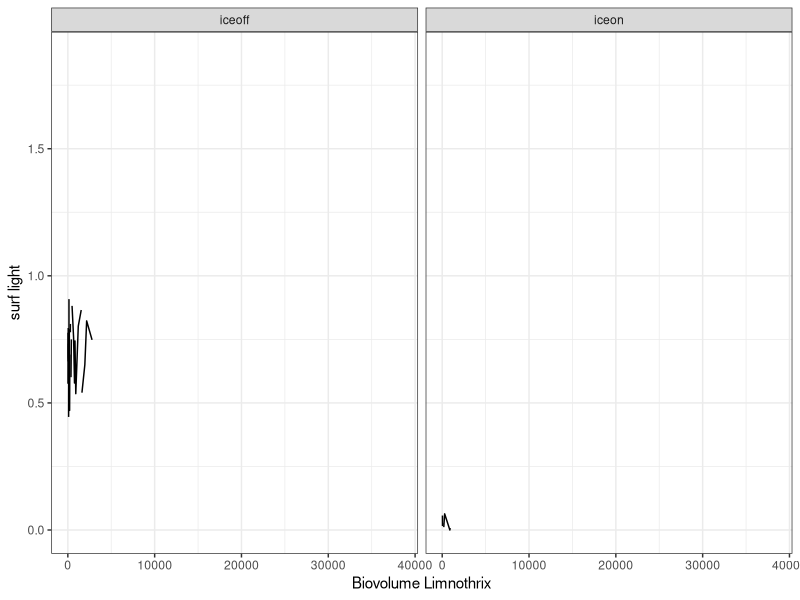
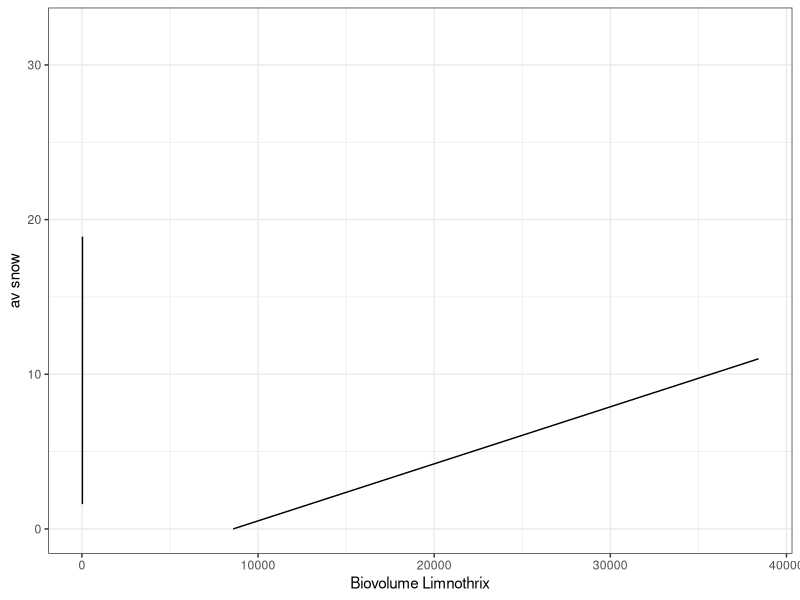
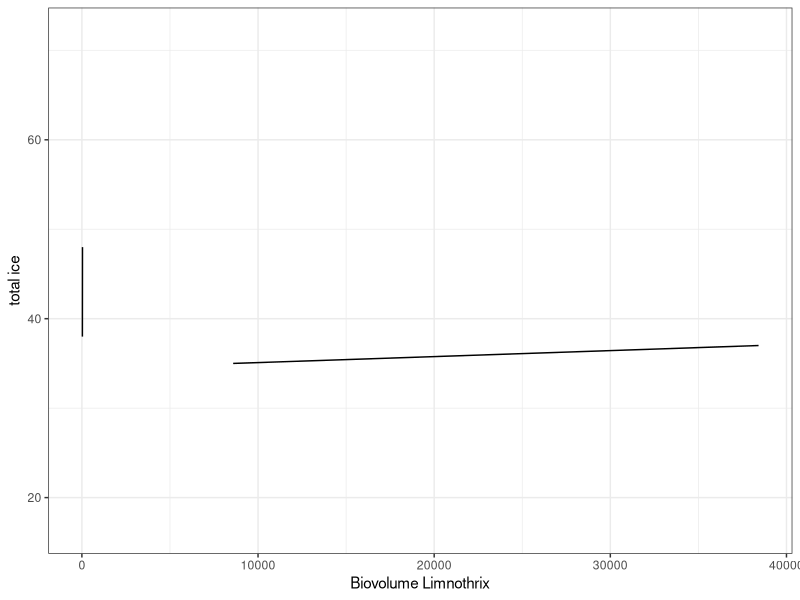
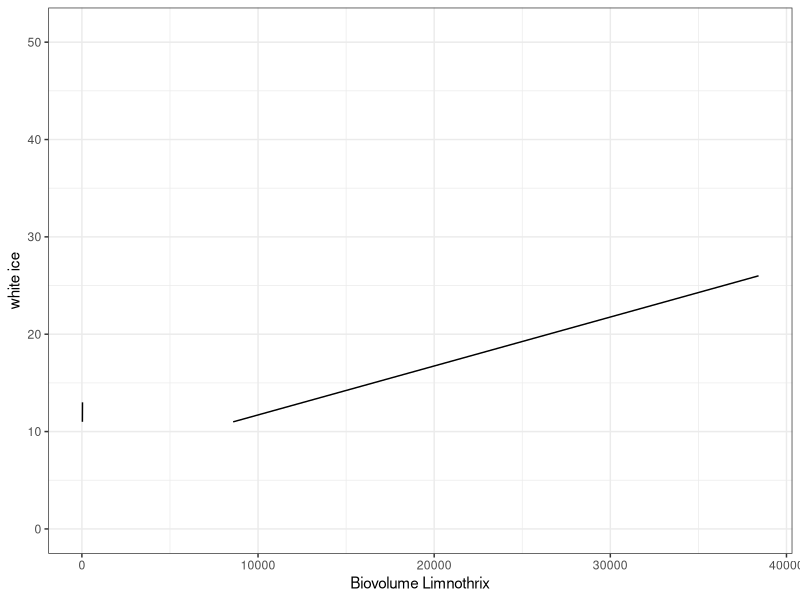
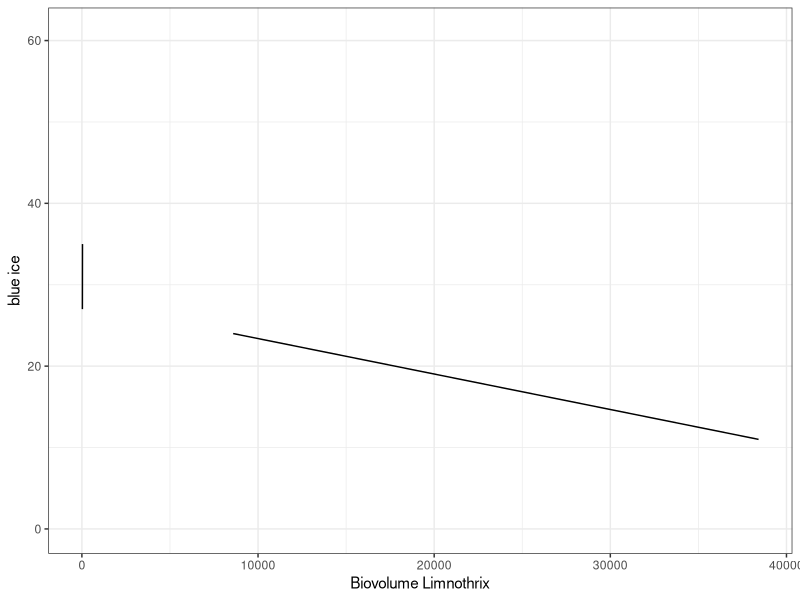

Here is the R script that generated these plots, in order: (Note: this script raises an error after producing the figures.)
library(tidyverse)
library(lubridate)
library(ggplot2)


Limnothrixatzero2 <- read_csv('Limnothrixatzero2.csv',
                              col_types = cols(sampledate = col_date(format = "%m/%d/%Y")))
lte_lite <- read_csv('lte_lite.csv',
                     col_types = cols(sampledate = col_date(format = "%m/%d/%Y")))

bothchloro<- read_csv('fullchloro.csv')


Limnothrixlte_lite3 <- lte_lite %>%
  right_join(Limnothrixatzero2, by= c('sampledate'))
write.csv(Limnothrixlte_lite3, 'Limnothrixlte_lite3.csv')

lll3light <- ggplot(Limnothrixlte_lite3, aes(x= CellBioVol, y=surflite))+geom_line()+
  facet_wrap('group')+
  labs(x = "Biovolume Limnothrix",
       y = "surf light")+
  theme_bw()
lll3light

lll3snow <- ggplot(Limnothrixlte_lite3, aes(x= CellBioVol, y=avsnow))+geom_line()+
  labs(x = "Biovolume Limnothrix",
       y = "av snow")+
  theme_bw()
lll3snow

lll3tice <- ggplot(Limnothrixlte_lite3, aes(x= CellBioVol, y=totice))+geom_line()+
  labs(x = "Biovolume Limnothrix",
       y = "total ice")+
  theme_bw()
lll3tice

lll3whiteice <- ggplot(Limnothrixlte_lite3, aes(x= CellBioVol, y=whiteice))+geom_line()+
  labs(x = "Biovolume Limnothrix",
       y = "white ice")+
  theme_bw()
lll3whiteice


lll3blueice <- ggplot(Limnothrixlte_lite3, aes(x= CellBioVol, y=blueice))+geom_line()+
  labs(x = "Biovolume Limnothrix",
       y = "blue ice")+
  theme_bw()
lll3blueice

lll3chloro
